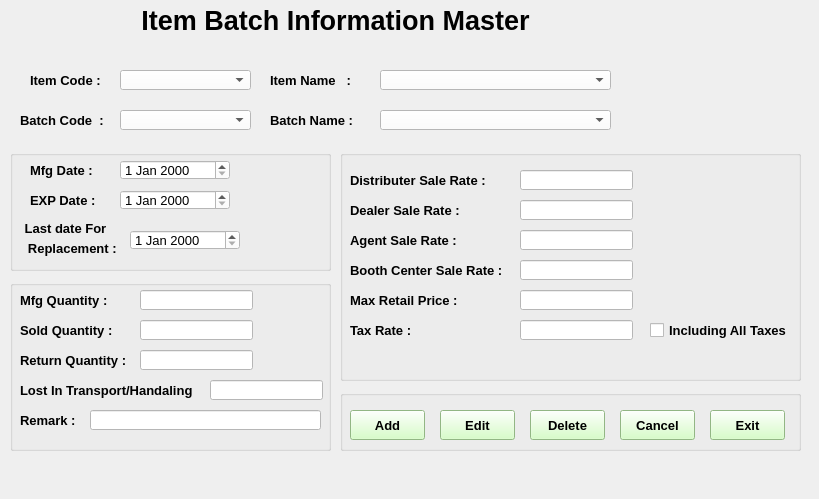
<?xml version="1.0" encoding="UTF-8"?>
<ui version="4.0">
 <class>Form</class>
 <widget class="QWidget" name="Form">
  <property name="geometry">
   <rect>
    <x>0</x>
    <y>0</y>
    <width>819</width>
    <height>499</height>
   </rect>
  </property>
  <property name="windowTitle">
   <string notr="true">Item Batch Information Master</string>
  </property>
  <property name="styleSheet">
   <string notr="true">background-color: rgb(215, 187, 255);

QGroupBox { 
	

     border: 1px solid black; 
     border-radius: 3px; 
}

</string>
  </property>
  <widget class="QLabel" name="Itemcode_lbl">
   <property name="geometry">
    <rect>
     <x>30</x>
     <y>70</y>
     <width>80</width>
     <height>20</height>
    </rect>
   </property>
   <property name="font">
    <font>
     <pointsize>10</pointsize>
     <weight>75</weight>
     <bold>true</bold>
    </font>
   </property>
   <property name="text">
    <string>Item Code :</string>
   </property>
  </widget>
  <widget class="QComboBox" name="Item_code_combo">
   <property name="geometry">
    <rect>
     <x>120</x>
     <y>70</y>
     <width>131</width>
     <height>20</height>
    </rect>
   </property>
   <property name="font">
    <font>
     <pointsize>10</pointsize>
    </font>
   </property>
   <property name="styleSheet">
    <string notr="true">background-color: rgb(255, 255, 255);</string>
   </property>
  </widget>
  <widget class="QLabel" name="Batchcode_lbl">
   <property name="geometry">
    <rect>
     <x>20</x>
     <y>110</y>
     <width>91</width>
     <height>20</height>
    </rect>
   </property>
   <property name="font">
    <font>
     <pointsize>10</pointsize>
     <weight>75</weight>
     <bold>true</bold>
    </font>
   </property>
   <property name="text">
    <string>Batch Code  :</string>
   </property>
  </widget>
  <widget class="QComboBox" name="Batch_code_combo">
   <property name="geometry">
    <rect>
     <x>120</x>
     <y>110</y>
     <width>131</width>
     <height>20</height>
    </rect>
   </property>
   <property name="font">
    <font>
     <pointsize>10</pointsize>
    </font>
   </property>
   <property name="styleSheet">
    <string notr="true">background-color: rgb(255, 255, 255);</string>
   </property>
  </widget>
  <widget class="QLabel" name="Batchname_lbl">
   <property name="geometry">
    <rect>
     <x>270</x>
     <y>110</y>
     <width>91</width>
     <height>20</height>
    </rect>
   </property>
   <property name="font">
    <font>
     <pointsize>10</pointsize>
     <weight>75</weight>
     <bold>true</bold>
    </font>
   </property>
   <property name="text">
    <string>Batch Name : </string>
   </property>
  </widget>
  <widget class="QComboBox" name="Batch_name_combo">
   <property name="geometry">
    <rect>
     <x>380</x>
     <y>110</y>
     <width>231</width>
     <height>20</height>
    </rect>
   </property>
   <property name="font">
    <font>
     <pointsize>10</pointsize>
    </font>
   </property>
   <property name="styleSheet">
    <string notr="true">background-color: rgb(255, 255, 255);</string>
   </property>
  </widget>
  <widget class="QLabel" name="Itemname_lbl">
   <property name="geometry">
    <rect>
     <x>270</x>
     <y>70</y>
     <width>91</width>
     <height>20</height>
    </rect>
   </property>
   <property name="font">
    <font>
     <pointsize>10</pointsize>
     <weight>75</weight>
     <bold>true</bold>
    </font>
   </property>
   <property name="text">
    <string>Item Name   :</string>
   </property>
  </widget>
  <widget class="QComboBox" name="Item_name_combo">
   <property name="geometry">
    <rect>
     <x>380</x>
     <y>70</y>
     <width>231</width>
     <height>20</height>
    </rect>
   </property>
   <property name="font">
    <font>
     <pointsize>10</pointsize>
    </font>
   </property>
   <property name="styleSheet">
    <string notr="true">background-color: rgb(255, 255, 255);</string>
   </property>
  </widget>
  <widget class="QGroupBox" name="groupBox">
   <property name="geometry">
    <rect>
     <x>10</x>
     <y>150</y>
     <width>321</width>
     <height>121</height>
    </rect>
   </property>
   <property name="styleSheet">
    <string notr="true">

QGroupBox
{
border:1px solid Black;
};
background-color: rgb(240, 255, 252);
background-color: rgb(250, 210, 255);</string>
   </property>
   <property name="title">
    <string/>
   </property>
   <widget class="QLabel" name="Mfgdate_lbl">
    <property name="geometry">
     <rect>
      <x>20</x>
      <y>10</y>
      <width>71</width>
      <height>20</height>
     </rect>
    </property>
    <property name="font">
     <font>
      <pointsize>10</pointsize>
      <weight>75</weight>
      <bold>true</bold>
     </font>
    </property>
    <property name="text">
     <string>Mfg Date :</string>
    </property>
   </widget>
   <widget class="QDateEdit" name="Mfg_dateedit">
    <property name="geometry">
     <rect>
      <x>110</x>
      <y>10</y>
      <width>110</width>
      <height>20</height>
     </rect>
    </property>
    <property name="font">
     <font>
      <pointsize>10</pointsize>
     </font>
    </property>
    <property name="styleSheet">
     <string notr="true">background-color: rgb(255, 255, 255);</string>
    </property>
   </widget>
   <widget class="QLabel" name="Expdate_lbl">
    <property name="geometry">
     <rect>
      <x>20</x>
      <y>40</y>
      <width>71</width>
      <height>20</height>
     </rect>
    </property>
    <property name="font">
     <font>
      <pointsize>10</pointsize>
      <weight>75</weight>
      <bold>true</bold>
     </font>
    </property>
    <property name="text">
     <string>EXP Date :</string>
    </property>
   </widget>
   <widget class="QDateEdit" name="EXP_dateEdit">
    <property name="geometry">
     <rect>
      <x>110</x>
      <y>40</y>
      <width>110</width>
      <height>20</height>
     </rect>
    </property>
    <property name="font">
     <font>
      <pointsize>10</pointsize>
     </font>
    </property>
    <property name="styleSheet">
     <string notr="true">background-color: rgb(255, 255, 255);</string>
    </property>
   </widget>
   <widget class="QLabel" name="Lastdate_lbl">
    <property name="geometry">
     <rect>
      <x>10</x>
      <y>70</y>
      <width>91</width>
      <height>16</height>
     </rect>
    </property>
    <property name="font">
     <font>
      <pointsize>10</pointsize>
      <weight>75</weight>
      <bold>true</bold>
     </font>
    </property>
    <property name="text">
     <string>Last date For</string>
    </property>
    <property name="alignment">
     <set>Qt::AlignCenter</set>
    </property>
   </widget>
   <widget class="QLabel" name="replacement_lbl">
    <property name="geometry">
     <rect>
      <x>10</x>
      <y>90</y>
      <width>101</width>
      <height>16</height>
     </rect>
    </property>
    <property name="font">
     <font>
      <pointsize>10</pointsize>
      <weight>75</weight>
      <bold>true</bold>
     </font>
    </property>
    <property name="text">
     <string> Replacement :</string>
    </property>
    <property name="alignment">
     <set>Qt::AlignCenter</set>
    </property>
   </widget>
   <widget class="QDateEdit" name="Last_date_for_replace_combo">
    <property name="geometry">
     <rect>
      <x>120</x>
      <y>80</y>
      <width>110</width>
      <height>20</height>
     </rect>
    </property>
    <property name="font">
     <font>
      <pointsize>10</pointsize>
     </font>
    </property>
    <property name="styleSheet">
     <string notr="true">background-color: rgb(255, 255, 255);</string>
    </property>
   </widget>
  </widget>
  <widget class="QGroupBox" name="groupBox_2">
   <property name="geometry">
    <rect>
     <x>340</x>
     <y>150</y>
     <width>461</width>
     <height>231</height>
    </rect>
   </property>
   <property name="styleSheet">
    <string notr="true">

QGroupBox
{
border:1px solid Black;
};
background-color: rgb(240, 255, 252);
background-color: rgb(250, 210, 255);</string>
   </property>
   <property name="title">
    <string/>
   </property>
   <widget class="QLabel" name="Distributer_sal_lbl">
    <property name="geometry">
     <rect>
      <x>10</x>
      <y>20</y>
      <width>151</width>
      <height>20</height>
     </rect>
    </property>
    <property name="font">
     <font>
      <pointsize>10</pointsize>
      <weight>75</weight>
      <bold>true</bold>
     </font>
    </property>
    <property name="text">
     <string>Distributer Sale Rate :</string>
    </property>
   </widget>
   <widget class="QLineEdit" name="Distributer_sale_rate_txt">
    <property name="geometry">
     <rect>
      <x>180</x>
      <y>20</y>
      <width>113</width>
      <height>20</height>
     </rect>
    </property>
    <property name="font">
     <font>
      <pointsize>10</pointsize>
     </font>
    </property>
    <property name="styleSheet">
     <string notr="true">background-color: rgb(255, 255, 255);</string>
    </property>
   </widget>
   <widget class="QLabel" name="Dealer_sale_rate">
    <property name="geometry">
     <rect>
      <x>10</x>
      <y>50</y>
      <width>151</width>
      <height>20</height>
     </rect>
    </property>
    <property name="font">
     <font>
      <pointsize>10</pointsize>
      <weight>75</weight>
      <bold>true</bold>
     </font>
    </property>
    <property name="text">
     <string>Dealer Sale Rate :</string>
    </property>
   </widget>
   <widget class="QLineEdit" name="Dealer_sale_rate_txt">
    <property name="geometry">
     <rect>
      <x>180</x>
      <y>50</y>
      <width>113</width>
      <height>20</height>
     </rect>
    </property>
    <property name="font">
     <font>
      <pointsize>10</pointsize>
     </font>
    </property>
    <property name="styleSheet">
     <string notr="true">background-color: rgb(255, 255, 255);</string>
    </property>
   </widget>
   <widget class="QLabel" name="Agent_sale_rate">
    <property name="geometry">
     <rect>
      <x>10</x>
      <y>80</y>
      <width>151</width>
      <height>20</height>
     </rect>
    </property>
    <property name="font">
     <font>
      <pointsize>10</pointsize>
      <weight>75</weight>
      <bold>true</bold>
     </font>
    </property>
    <property name="text">
     <string>Agent Sale Rate :</string>
    </property>
   </widget>
   <widget class="QLineEdit" name="Agent_sale_rate_txt">
    <property name="geometry">
     <rect>
      <x>180</x>
      <y>80</y>
      <width>113</width>
      <height>20</height>
     </rect>
    </property>
    <property name="font">
     <font>
      <pointsize>10</pointsize>
     </font>
    </property>
    <property name="styleSheet">
     <string notr="true">background-color: rgb(255, 255, 255);</string>
    </property>
   </widget>
   <widget class="QLabel" name="Booth_center_sale_lbl">
    <property name="geometry">
     <rect>
      <x>10</x>
      <y>110</y>
      <width>171</width>
      <height>20</height>
     </rect>
    </property>
    <property name="font">
     <font>
      <pointsize>10</pointsize>
      <weight>75</weight>
      <bold>true</bold>
     </font>
    </property>
    <property name="text">
     <string>Booth Center Sale Rate :</string>
    </property>
   </widget>
   <widget class="QLineEdit" name="Booth_Center_sale_rate_txt">
    <property name="geometry">
     <rect>
      <x>180</x>
      <y>110</y>
      <width>113</width>
      <height>20</height>
     </rect>
    </property>
    <property name="font">
     <font>
      <pointsize>10</pointsize>
     </font>
    </property>
    <property name="styleSheet">
     <string notr="true">background-color: rgb(255, 255, 255);</string>
    </property>
   </widget>
   <widget class="QLabel" name="Tax_rate_lbl">
    <property name="geometry">
     <rect>
      <x>10</x>
      <y>170</y>
      <width>151</width>
      <height>20</height>
     </rect>
    </property>
    <property name="font">
     <font>
      <pointsize>10</pointsize>
      <weight>75</weight>
      <bold>true</bold>
     </font>
    </property>
    <property name="text">
     <string>Tax Rate :</string>
    </property>
   </widget>
   <widget class="QLineEdit" name="Tax_rate_txt">
    <property name="geometry">
     <rect>
      <x>180</x>
      <y>170</y>
      <width>113</width>
      <height>20</height>
     </rect>
    </property>
    <property name="font">
     <font>
      <pointsize>10</pointsize>
     </font>
    </property>
    <property name="styleSheet">
     <string notr="true">background-color: rgb(255, 255, 255);</string>
    </property>
   </widget>
   <widget class="QLabel" name="Max_retail_price_lbl">
    <property name="geometry">
     <rect>
      <x>10</x>
      <y>140</y>
      <width>151</width>
      <height>20</height>
     </rect>
    </property>
    <property name="font">
     <font>
      <pointsize>10</pointsize>
      <weight>75</weight>
      <bold>true</bold>
     </font>
    </property>
    <property name="text">
     <string>Max Retail Price :</string>
    </property>
   </widget>
   <widget class="QLineEdit" name="Max_Retail_price_txt">
    <property name="geometry">
     <rect>
      <x>180</x>
      <y>140</y>
      <width>113</width>
      <height>20</height>
     </rect>
    </property>
    <property name="font">
     <font>
      <pointsize>10</pointsize>
     </font>
    </property>
    <property name="styleSheet">
     <string notr="true">background-color: rgb(255, 255, 255);</string>
    </property>
   </widget>
   <widget class="QCheckBox" name="Tax_checkbox">
    <property name="geometry">
     <rect>
      <x>310</x>
      <y>170</y>
      <width>141</width>
      <height>20</height>
     </rect>
    </property>
    <property name="font">
     <font>
      <pointsize>10</pointsize>
      <weight>75</weight>
      <bold>true</bold>
     </font>
    </property>
    <property name="text">
     <string>Including All Taxes</string>
    </property>
   </widget>
  </widget>
  <widget class="QGroupBox" name="groupBox_3">
   <property name="geometry">
    <rect>
     <x>10</x>
     <y>280</y>
     <width>321</width>
     <height>171</height>
    </rect>
   </property>
   <property name="styleSheet">
    <string notr="true">

QGroupBox
{
border:1px solid Black;
};
background-color: rgb(240, 255, 252);
background-color: rgb(250, 210, 255);</string>
   </property>
   <property name="title">
    <string/>
   </property>
   <widget class="QLineEdit" name="Sold_Quantity_txt">
    <property name="geometry">
     <rect>
      <x>130</x>
      <y>40</y>
      <width>113</width>
      <height>20</height>
     </rect>
    </property>
    <property name="font">
     <font>
      <pointsize>10</pointsize>
     </font>
    </property>
    <property name="styleSheet">
     <string notr="true">background-color: rgb(255, 255, 255);</string>
    </property>
   </widget>
   <widget class="QLabel" name="returnquantity_lbl">
    <property name="geometry">
     <rect>
      <x>10</x>
      <y>70</y>
      <width>121</width>
      <height>20</height>
     </rect>
    </property>
    <property name="font">
     <font>
      <pointsize>10</pointsize>
      <weight>75</weight>
      <bold>true</bold>
     </font>
    </property>
    <property name="text">
     <string>Return Quantity :</string>
    </property>
   </widget>
   <widget class="QLineEdit" name="Return_Quantity_txt">
    <property name="geometry">
     <rect>
      <x>130</x>
      <y>70</y>
      <width>113</width>
      <height>20</height>
     </rect>
    </property>
    <property name="font">
     <font>
      <pointsize>10</pointsize>
     </font>
    </property>
    <property name="styleSheet">
     <string notr="true">background-color: rgb(255, 255, 255);</string>
    </property>
   </widget>
   <widget class="QLabel" name="soldquantity_lbl">
    <property name="geometry">
     <rect>
      <x>10</x>
      <y>40</y>
      <width>101</width>
      <height>20</height>
     </rect>
    </property>
    <property name="font">
     <font>
      <pointsize>10</pointsize>
      <weight>75</weight>
      <bold>true</bold>
     </font>
    </property>
    <property name="text">
     <string>Sold Quantity :</string>
    </property>
   </widget>
   <widget class="QLabel" name="mfgquantity_lbl">
    <property name="geometry">
     <rect>
      <x>10</x>
      <y>10</y>
      <width>101</width>
      <height>20</height>
     </rect>
    </property>
    <property name="font">
     <font>
      <pointsize>10</pointsize>
      <weight>75</weight>
      <bold>true</bold>
     </font>
    </property>
    <property name="text">
     <string>Mfg Quantity :</string>
    </property>
   </widget>
   <widget class="QLineEdit" name="MFG_Quantity_txt">
    <property name="geometry">
     <rect>
      <x>130</x>
      <y>10</y>
      <width>113</width>
      <height>20</height>
     </rect>
    </property>
    <property name="font">
     <font>
      <pointsize>10</pointsize>
     </font>
    </property>
    <property name="styleSheet">
     <string notr="true">background-color: rgb(255, 255, 255);</string>
    </property>
   </widget>
   <widget class="QLabel" name="Lost_in_transport_lbl">
    <property name="geometry">
     <rect>
      <x>10</x>
      <y>100</y>
      <width>201</width>
      <height>20</height>
     </rect>
    </property>
    <property name="font">
     <font>
      <pointsize>10</pointsize>
      <weight>75</weight>
      <bold>true</bold>
     </font>
    </property>
    <property name="text">
     <string>Lost In Transport/Handaling</string>
    </property>
   </widget>
   <widget class="QLineEdit" name="Lost_in_Transport_txt">
    <property name="geometry">
     <rect>
      <x>200</x>
      <y>100</y>
      <width>113</width>
      <height>20</height>
     </rect>
    </property>
    <property name="font">
     <font>
      <pointsize>10</pointsize>
     </font>
    </property>
    <property name="styleSheet">
     <string notr="true">background-color: rgb(255, 255, 255);</string>
    </property>
   </widget>
   <widget class="QLabel" name="Remark_lbl">
    <property name="geometry">
     <rect>
      <x>10</x>
      <y>130</y>
      <width>61</width>
      <height>20</height>
     </rect>
    </property>
    <property name="font">
     <font>
      <pointsize>10</pointsize>
      <weight>75</weight>
      <bold>true</bold>
     </font>
    </property>
    <property name="text">
     <string>Remark :</string>
    </property>
   </widget>
   <widget class="QLineEdit" name="Remark_txt">
    <property name="geometry">
     <rect>
      <x>80</x>
      <y>130</y>
      <width>231</width>
      <height>20</height>
     </rect>
    </property>
    <property name="font">
     <font>
      <pointsize>10</pointsize>
     </font>
    </property>
    <property name="styleSheet">
     <string notr="true">background-color: rgb(255, 255, 255);</string>
    </property>
   </widget>
  </widget>
  <widget class="QGroupBox" name="groupBox_4">
   <property name="geometry">
    <rect>
     <x>340</x>
     <y>390</y>
     <width>461</width>
     <height>61</height>
    </rect>
   </property>
   <property name="font">
    <font>
     <pointsize>10</pointsize>
    </font>
   </property>
   <property name="styleSheet">
    <string notr="true">

QGroupBox
{
border:1px solid Black;
};

background-color: rgb(240, 255, 252);</string>
   </property>
   <property name="title">
    <string/>
   </property>
   <property name="alignment">
    <set>Qt::AlignCenter</set>
   </property>
   <widget class="QPushButton" name="Add_btn">
    <property name="geometry">
     <rect>
      <x>10</x>
      <y>20</y>
      <width>75</width>
      <height>30</height>
     </rect>
    </property>
    <property name="font">
     <font>
      <pointsize>10</pointsize>
      <weight>75</weight>
      <bold>true</bold>
     </font>
    </property>
    <property name="styleSheet">
     <string notr="true">background-color: rgb(204, 255, 185);</string>
    </property>
    <property name="text">
     <string>Add</string>
    </property>
   </widget>
   <widget class="QPushButton" name="Edit_btn">
    <property name="geometry">
     <rect>
      <x>100</x>
      <y>20</y>
      <width>75</width>
      <height>30</height>
     </rect>
    </property>
    <property name="font">
     <font>
      <pointsize>10</pointsize>
      <weight>75</weight>
      <bold>true</bold>
     </font>
    </property>
    <property name="styleSheet">
     <string notr="true">background-color: rgb(204, 255, 185);</string>
    </property>
    <property name="text">
     <string>Edit</string>
    </property>
   </widget>
   <widget class="QPushButton" name="Delete_btn">
    <property name="geometry">
     <rect>
      <x>190</x>
      <y>20</y>
      <width>75</width>
      <height>30</height>
     </rect>
    </property>
    <property name="font">
     <font>
      <pointsize>10</pointsize>
      <weight>75</weight>
      <bold>true</bold>
     </font>
    </property>
    <property name="styleSheet">
     <string notr="true">background-color: rgb(204, 255, 185);</string>
    </property>
    <property name="text">
     <string>Delete</string>
    </property>
   </widget>
   <widget class="QPushButton" name="Cancel_btn">
    <property name="geometry">
     <rect>
      <x>280</x>
      <y>20</y>
      <width>75</width>
      <height>30</height>
     </rect>
    </property>
    <property name="font">
     <font>
      <pointsize>10</pointsize>
      <weight>75</weight>
      <bold>true</bold>
     </font>
    </property>
    <property name="styleSheet">
     <string notr="true">background-color: rgb(204, 255, 185);</string>
    </property>
    <property name="text">
     <string>Cancel</string>
    </property>
   </widget>
   <widget class="QPushButton" name="Exit_btn">
    <property name="geometry">
     <rect>
      <x>370</x>
      <y>20</y>
      <width>75</width>
      <height>30</height>
     </rect>
    </property>
    <property name="font">
     <font>
      <pointsize>10</pointsize>
      <weight>75</weight>
      <bold>true</bold>
     </font>
    </property>
    <property name="styleSheet">
     <string notr="true">background-color: rgb(204, 255, 185);</string>
    </property>
    <property name="text">
     <string>Exit</string>
    </property>
   </widget>
  </widget>
  <widget class="QLabel" name="label">
   <property name="geometry">
    <rect>
     <x>20</x>
     <y>10</y>
     <width>631</width>
     <height>21</height>
    </rect>
   </property>
   <property name="font">
    <font>
     <pointsize>20</pointsize>
     <weight>75</weight>
     <bold>true</bold>
    </font>
   </property>
   <property name="text">
    <string>Item Batch Information Master</string>
   </property>
   <property name="alignment">
    <set>Qt::AlignCenter</set>
   </property>
  </widget>
 </widget>
 <resources/>
 <connections/>
</ui>
